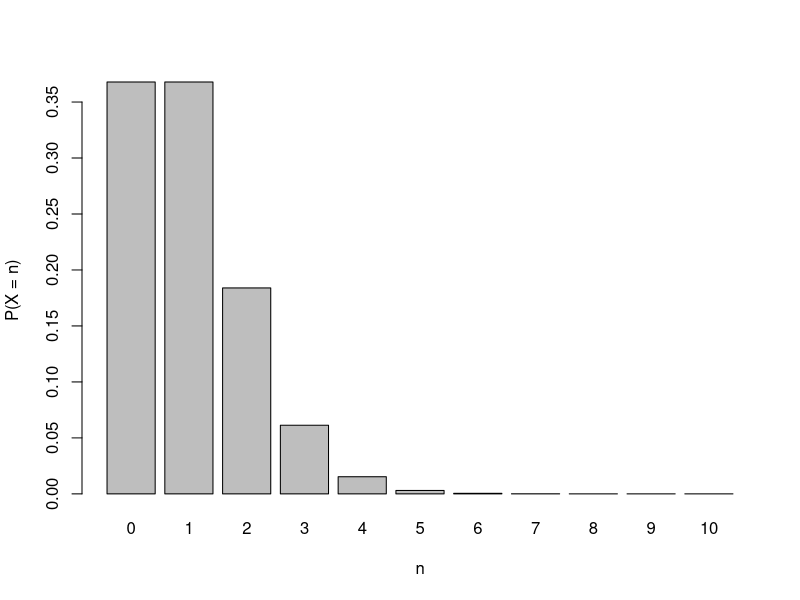

This chart was generated by the following R code:
## ---- chunk 1
1 - pnorm(7, mean = 3, sd = 5)
## ---- chunk 2
1 - pnorm(10, mean = 0, sd = 2)
## ---- chunk 3
pnorm(5, mean = 0, sd = 3) - pnorm(2, mean = 0, sd = 3)
## ---- chunk 4
rnorm(3, mean = 3, sd = 5)
## ---- chunk 5
1 - pnorm(0, mean = 0, sd = 1)
## ---- chunk 6
1 - pnorm(10, mean = 0, sd = 2)
## ---- chunk 7
pnorm(20, mean = 0, sd = 5) - pnorm(10, mean = 0, sd = 5)
## ---- chunk 8
dbinom(10, size = 10, prob = 0.5)
## ---- chunk 9
0.5^10
## ---- chunk 10
dpois(0, lambda = 1)
dpois(1, lambda = 1)
## ---- chunk 11
n <- 0:10
barplot(dpois(n, lambda = 1), names.arg = n,
        xlab = "n", ylab = "P(X = n)")
## ---- chunk 12
1 - ppois(3, lambda = 1)
# equivalently:
ppois(3, lambda = 1, lower.tail = FALSE)
# or by summation:
1 - sum(dpois(0:3, lambda = 1))
## ---- chunk 13
# Fraction of molecules sampled >= 2 times, as a function of total samples s,
# for N = 100 molecules.
N <- 100
s <- 1:100
lambda <- s / N
doublet_frac <- 1 - ppois(1, lambda)   # P(X >= 2)
data.frame(s = s, doublet_frac = round(doublet_frac, 3))[s %in% c(10, 20, 30, 50, 70), ]
